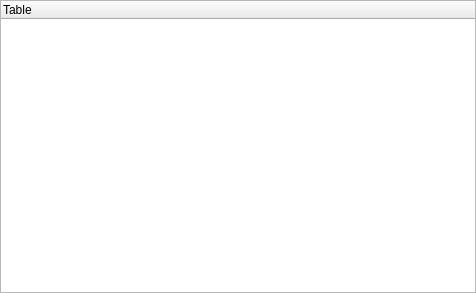
<?xml version="1.0" encoding="UTF-8"?>
<ui version="4.0">
 <class>DbTablesForm</class>
 <widget class="QWidget" name="DbTablesForm">
  <property name="geometry">
   <rect>
    <x>0</x>
    <y>0</y>
    <width>476</width>
    <height>293</height>
   </rect>
  </property>
  <property name="windowTitle">
   <string>Form</string>
  </property>
  <layout class="QVBoxLayout" name="verticalLayout">
   <property name="leftMargin">
    <number>0</number>
   </property>
   <property name="topMargin">
    <number>0</number>
   </property>
   <property name="rightMargin">
    <number>0</number>
   </property>
   <property name="bottomMargin">
    <number>0</number>
   </property>
   <item>
    <widget class="QTreeWidget" name="treeWidget">
     <property name="rootIsDecorated">
      <bool>false</bool>
     </property>
     <column>
      <property name="text">
       <string>Table</string>
      </property>
     </column>
    </widget>
   </item>
  </layout>
 </widget>
 <resources/>
 <connections/>
</ui>
